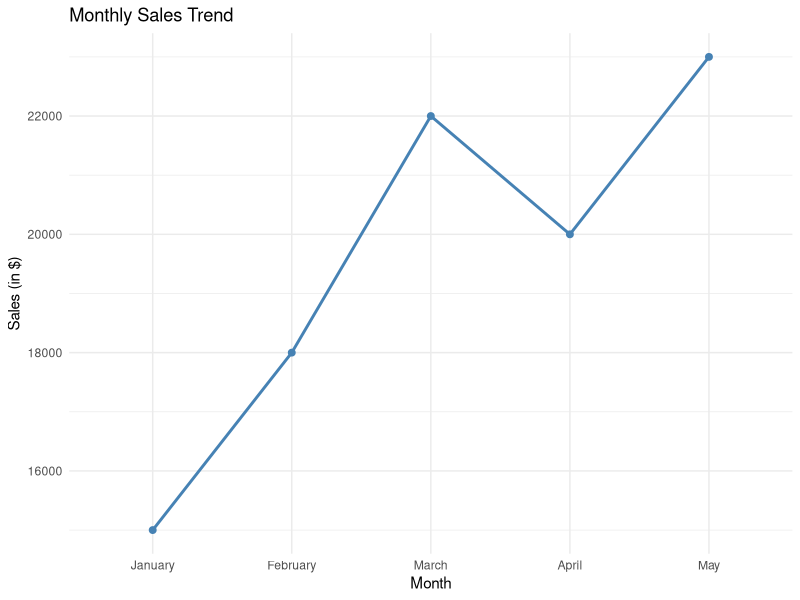
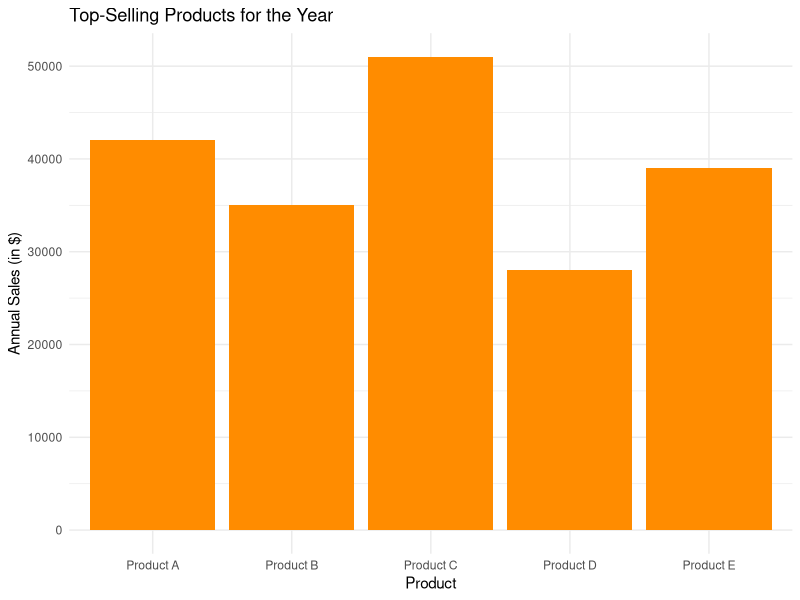
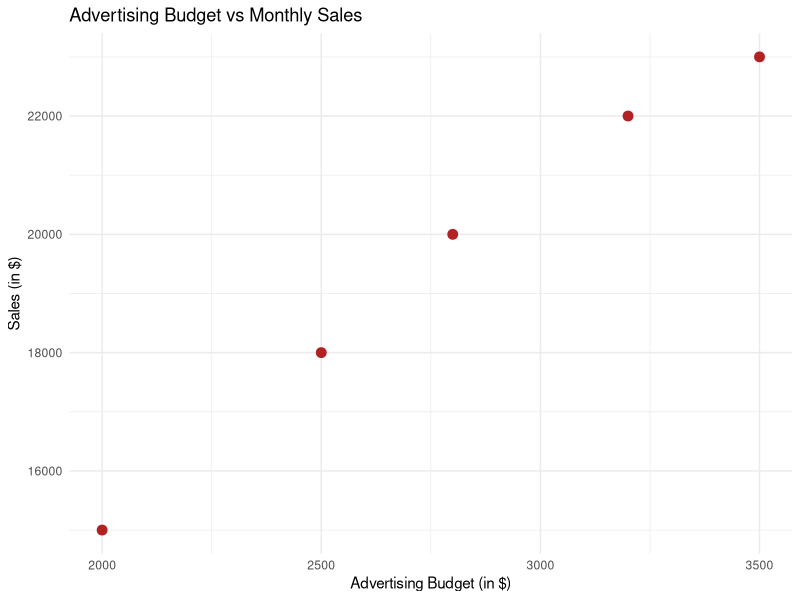
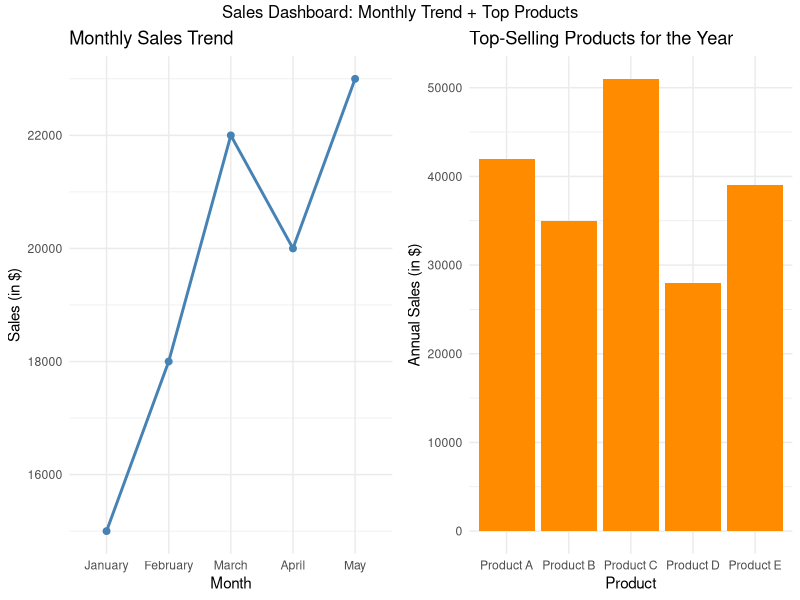

Source code (R) for these figures, in order:
library(ggplot2)
library(gridExtra)

# ---- Given dataset: Monthly Sales ----
months <- c('January','February','March','April','May')
sales <- c(15000, 18000, 22000, 20000, 23000)
df_sales <- data.frame(Month=factor(months, levels=months), Sales=sales)

# ---- Task 2 needs "top-selling products" - not in the given table,
#      so a small supplementary product dataset is assumed here ----
products <- c('Product A','Product B','Product C','Product D','Product E')
product_sales <- c(42000, 35000, 51000, 28000, 39000)
df_products <- data.frame(Product=factor(products, levels=products), Sales=product_sales)

# ---- Task 3 needs "advertising budget" - not in the given table,
#      so a plausible monthly budget series is assumed here ----
ad_budget <- c(2000, 2500, 3200, 2800, 3500)
df_ad <- data.frame(Budget=ad_budget, Sales=sales)

# 1. Line chart - monthly sales trend
p1 <- ggplot(df_sales, aes(x=Month, y=Sales, group=1)) +
  geom_line(color="steelblue", size=1) + geom_point(color="steelblue", size=2) +
  labs(title="Monthly Sales Trend", x="Month", y="Sales (in $)") +
  theme_minimal()
print(p1)

# 2. Bar chart - top-selling products for the year
p2 <- ggplot(df_products, aes(x=Product, y=Sales)) +
  geom_col(fill="darkorange") +
  labs(title="Top-Selling Products for the Year", x="Product", y="Annual Sales (in $)") +
  theme_minimal()
print(p2)

# 3. Scatter plot - advertising budget vs monthly sales
p3 <- ggplot(df_ad, aes(x=Budget, y=Sales)) +
  geom_point(color="firebrick", size=3) +
  labs(title="Advertising Budget vs Monthly Sales", x="Advertising Budget (in $)", y="Sales (in $)") +
  theme_minimal()
print(p3)
# Insight: sales rise as ad budget rises, suggesting a positive relationship
# between advertising spend and revenue (correlation, not proof of causation).

# 4. Combined dashboard - line chart + bar chart together
grid.arrange(p1, p2, ncol=2, top="Sales Dashboard: Monthly Trend + Top Products")
